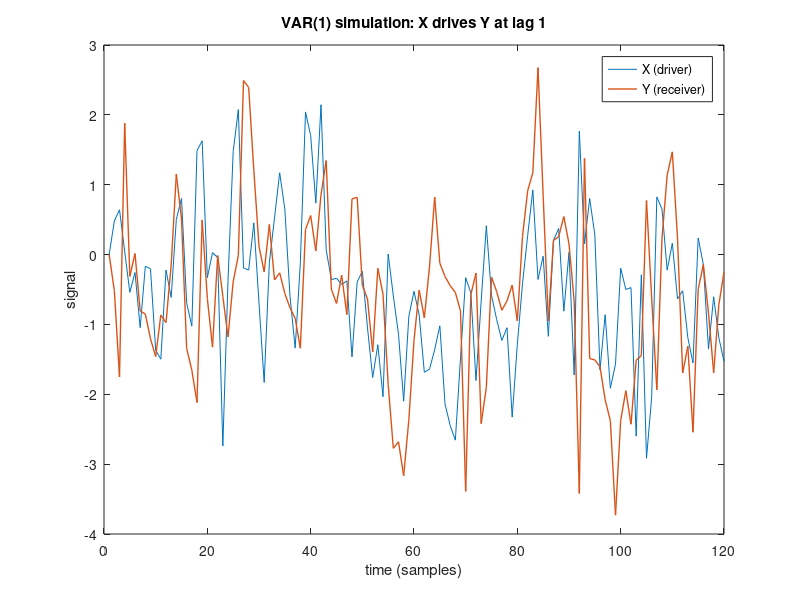

Write the MATLAB code that produced this figure. (Note: this script raises an error after producing the figure.)
%% Chapter 36 Lab: Granger Causal Models (MATLAB)
% This lab accompanies Chapter 36, "Granger Causal Models". You will
% simulate a VAR(1) system with a genuine directed influence and recover it
% with Granger tests; then build the critical counterexample: two regions
% with perfectly symmetric neural coupling but different hemodynamic
% response latencies, where Granger analysis of the BOLD signals reports a
% confident -- and spurious -- directed influence. Finally, you will apply
% a deconvolution remedy.
%
% Companion to:
%   https://torwager.github.io/elements-of-fmri-tutorials/book/part6/ch36-granger-causal-models
%
% Requirements: SPM12 on your MATLAB path (for spm_hrf) and the Statistics
% and Machine Learning Toolbox (for fcdf).
%   https://www.fil.ion.ucl.ac.uk/spm/
%
% Runtime: under a minute. All data are simulated.

%% 1. Simulate a VAR(1) system with a true directed influence
% A first-order vector autoregressive model generates each new sample of
% the bivariate state Z(t) = [X(t) Y(t)] from the previous sample plus
% white noise:  Z(t) = A * Z(t-1) + noise.
% Read the coupling matrix A row by row: X depends only on its own past
% (0.5), while Y depends on its own past (0.5) AND on X's past (0.4). So
% the ground truth is a one-way influence: X drives Y at lag 1, with no
% reverse influence. Think of each time step as one TR.

rng(7);                               % seed, for reproducibility
n = 400;                              % time points (think: TRs)
A = [0.5 0.0; ...                     % X(t) <- 0.5*X(t-1)
     0.4 0.5];                        % Y(t) <- 0.4*X(t-1) + 0.5*Y(t-1)

Z = zeros(n, 2);
for t = 2:n
    Z(t, :) = (A * Z(t-1, :)')' + randn(1, 2);   % VAR(1) step + unit-variance noise
end
X = Z(:, 1);
Y = Z(:, 2);

figure;
plot(1:120, X(1:120), 1:120, Y(1:120), 'LineWidth', 1);
legend('X (driver)', 'Y (receiver)');
xlabel('time (samples)'); ylabel('signal');
title('VAR(1) simulation: X drives Y at lag 1');

%% 2. Test Granger causality in both directions
% A Granger test is a nested-model comparison. To ask "does X Granger
% cause Y?" we compare:
%   Restricted: Y(t) ~ Y(t-1), ..., Y(t-p)          (Y's own history only)
%   Full:       Y(t) ~ Y(t-1..t-p), X(t-1..t-p)     (plus X's history)
% If the full model fits significantly better (F-test on the reduction in
% residual sum of squares), X Granger causes Y. The helper granger_F at
% the bottom of this script implements the test for any lag order p.

[F_xy, p_xy] = granger_F(Y, X, 1);    % X -> Y (true influence); lag order p = 1
[F_yx, p_yx] = granger_F(X, Y, 1);    % Y -> X (no influence)

fprintf('X -> Y:  F = %8.2f,  p = %.3g   (true influence)\n', F_xy, p_xy);
fprintf('Y -> X:  F = %8.4f,  p = %.3g   (no influence)\n',  F_yx, p_yx);

% The test recovers the truth emphatically: a huge F for X -> Y and an F
% near zero for Y -> X. Temporal precedence works perfectly here because
% the neural lag is visible at the sampling rate and both series are
% measured the same way -- no differential measurement delay. Hold that
% thought for Section 4.

%% 3. Geweke's directed influence measures
% Geweke quantified directed influence with the log ratio of residual
% variances between the restricted and full models:
%   F_{X->Y} = ln( RSS_restricted / RSS_full )
% If X's history helps predict Y, the full model's residual variance
% shrinks and the measure is > 0; otherwise it is ~0. The difference
% F_{X->Y} - F_{Y->X} is commonly used to infer the NET direction of
% influence -- a convention that will matter below.

Fg_xy = geweke_F(Y, X, 1);
Fg_yx = geweke_F(X, Y, 1);
fprintf('Geweke F_(X->Y) = %.4f\n', Fg_xy);
fprintf('Geweke F_(Y->X) = %.4f\n', Fg_yx);
fprintf('Net influence (X->Y positive): %+.4f\n', Fg_xy - Fg_yx);

%% 4. The hemodynamic confound: equal coupling, unequal HRF lags
% fMRI measures BOLD, not neural activity, and the hemodynamic response
% function varies across brain regions. Now the neural truth is perfectly
% SYMMETRIC coupling (0.3 in each direction; no net directed influence),
% but region 1's HRF peaks early (~4 s) and region 2's peaks late (~7 s)
% -- a difference well within the physiological range.

TR = 1;                               % sampling interval (s)
n2 = 1000;                            % time points
burn = 50;                            % burn-in samples to discard (initial transient)
A_sym = [0.4 0.3; ...                 % region 1 <- itself + region 2, equally
         0.3 0.4];                    % region 2 <- itself + region 1, equally

Zn = zeros(n2 + burn, 2);
for t = 2:(n2 + burn)
    Zn(t, :) = (A_sym * Zn(t-1, :)')' + randn(1, 2);   % VAR(1) step + unit-variance noise
end
Zn = Zn(burn+1:end, :);               % discard initial transient
neu1 = Zn(:, 1);
neu2 = Zn(:, 2);

% Two plausible regional HRFs (SPM double-gamma; p(1) = delay of response)
h_fast = spm_hrf(TR, [4 16 1 1 6 0 32]);  h_fast = h_fast / max(h_fast);   % delay of response = 4 s (early peak)
h_slow = spm_hrf(TR, [7 16 1 1 6 0 32]);  h_slow = h_slow / max(h_slow);   % delay of response = 7 s (late peak)

figure;
plot(0:numel(h_fast)-1, h_fast, 0:numel(h_slow)-1, h_slow, 'LineWidth', 1);
legend('region 1 HRF (peak ~4 s)', 'region 2 HRF (peak ~7 s)');
xlabel('time (s)'); ylabel('response (a.u.)');
title('Two plausible regional HRFs');

% Pass each region's neural series through ITS OWN HRF, plus noise
sd_noise = 0.05;                      % measurement-noise SD
b1 = conv(neu1, h_fast); bold1 = b1(1:n2) + sd_noise * randn(n2, 1);
b2 = conv(neu2, h_slow); bold2 = b2(1:n2) + sd_noise * randn(n2, 1);

figure;
plot(100:199, zscore(bold1(101:200)), 100:199, zscore(bold2(101:200)), ...
    'LineWidth', 1);
legend('BOLD region 1 (fast HRF)', 'BOLD region 2 (slow HRF)');
xlabel('time (s)'); ylabel('z-scored signal');
title('Region 1 leads region 2 -- for purely vascular reasons');

% Granger analysis at both levels: the (unobservable) neural series and
% the (observable) BOLD series.
fprintf('\n%-18s  %10s  %10s\n', '', '1 -> 2', '2 -> 1');
fprintf('%-18s  %10.4f  %10.4f   (symmetric, as designed)\n', ...
    'neural (truth)', geweke_F(neu2, neu1, 1), geweke_F(neu1, neu2, 1));
fprintf('%-18s  %10.4f  %10.4f   (asymmetric: SPURIOUS)\n', ...
    'BOLD (confounded)', geweke_F(bold2, bold1, 1), geweke_F(bold1, bold2, 1));

% At the neural level the two directed influences are nearly identical.
% At the BOLD level the fast-HRF region appears to drive the slow-HRF
% region several times more strongly than the reverse, and both tests are
% "highly significant". Anyone using the net-influence difference would
% confidently -- and wrongly -- conclude region 1 drives region 2. Only
% the measurement changed, not the neural dynamics: temporal precedence
% in BOLD can be hemodynamic rather than neuronal.

%% 5. A deconvolution remedy
% One proposed fix: deconvolve each region's HRF first, reconstructing a
% neural-like signal, and run the Granger analysis on that. Convolution
% is linear, b = H*z with H a Toeplitz matrix built from the HRF, so we
% invert it with ridge-regularized least squares:
%   z_hat = (H'H + lambda*I) \ (H'b)
% Here we grant ourselves a luxury real analyses never have: the TRUE
% regional HRFs. In practice the HRF must be estimated from the data.

lam = 0.05;                           % ridge penalty; larger = smoother, more damped estimate
neu1_hat = deconvolve(bold1, h_fast, lam);
neu2_hat = deconvolve(bold2, h_slow, lam);

fprintf('\n%-18s  %10s  %10s\n', '', '1 -> 2', '2 -> 1');
fprintf('%-18s  %10.4f  %10.4f\n', 'neural (truth)', ...
    geweke_F(neu2, neu1, 1), geweke_F(neu1, neu2, 1));
fprintf('%-18s  %10.4f  %10.4f\n', 'BOLD (confounded)', ...
    geweke_F(bold2, bold1, 1), geweke_F(bold1, bold2, 1));
fprintf('%-18s  %10.4f  %10.4f\n', 'deconvolved BOLD', ...
    geweke_F(neu2_hat, neu1_hat, 1), geweke_F(neu1_hat, neu2_hat, 1));

% Deconvolution removes the spurious asymmetry -- but the recovered
% influence magnitudes fall far below the neural truth. Even with the
% true HRFs, regularized deconvolution smooths away much of the lag-1
% coupling: the remedy trades a false direction for a large loss of
% sensitivity. Shorter TRs help on both fronts.

%% 6. Takeaways
% * Granger causality formalizes temporal precedence: X Granger causes Y
%   if X's past improves prediction of Y beyond Y's own past.
% * It is exploratory -- no a priori structural model, unlike SEM/DCM --
%   and its claim is about prediction, not mechanism.
% * On neural-scale signals it recovers the true direction beautifully.
% * On BOLD, regional HRF latency differences of 1-2 s masquerade as
%   directed neural influence between symmetrically coupled regions.
% * Deconvolution and faster sampling are partial remedies: they remove
%   the spurious direction at a cost in sensitivity.
% * VAR models assume stationarity: analyze stationary segments, or use
%   models that account for transitions between states.

%% Local functions

function [F, p] = granger_F(target, driver, lagp)
% F-test of "driver Granger-causes target" at lag order lagp.
n = numel(target);
T = (lagp + 1):n;
Xr = ones(numel(T), 1);
Xf = ones(numel(T), 1);
for j = 1:lagp
    Xr = [Xr target(T - j)];                    %#ok<AGROW>
    Xf = [Xf target(T - j) driver(T - j)];      %#ok<AGROW>
end
y = target(T);
rr = y - Xr * (Xr \ y);                         % restricted residuals
rf = y - Xf * (Xf \ y);                         % full residuals
dfe = numel(T) - size(Xf, 2);
F = ((rr' * rr - rf' * rf) / lagp) / ((rf' * rf) / dfe);
p = 1 - fcdf(F, lagp, dfe);
end

function Fg = geweke_F(target, driver, lagp)
% Geweke directed influence: ln(RSS_restricted / RSS_full).
n = numel(target);
T = (lagp + 1):n;
Xr = ones(numel(T), 1);
Xf = ones(numel(T), 1);
for j = 1:lagp
    Xr = [Xr target(T - j)];                    %#ok<AGROW>
    Xf = [Xf target(T - j) driver(T - j)];      %#ok<AGROW>
end
y = target(T);
rr = y - Xr * (Xr \ y);
rf = y - Xf * (Xf \ y);
Fg = log((rr' * rr) / (rf' * rf));
end

function z_hat = deconvolve(bold, h, lam)
% Ridge-regularized deconvolution of an HRF from a time series.
n = numel(bold);
col = zeros(n, 1);
col(1:numel(h)) = h;
H = toeplitz(col, [col(1) zeros(1, n - 1)]);
z_hat = (H' * H + lam * eye(n)) \ (H' * bold);
end
